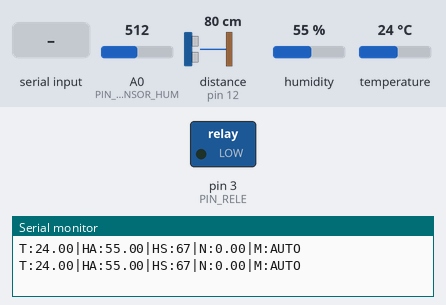
The sketch below on a simulated Arduino Uno, built with avr-gcc and run on an emulated ATmega328P. Parts: switched loads named in the sketch (green lamp = pin HIGH), the last lines printed to the serial monitor. Wiring (inferred from the names in the program): ultrasonic range finder: trigger pin 11; echo pin 12. The inputs (shaded band) are chosen by the test bench; at power-on: A0 (PIN_SENSOR_HUM) = 512, distance to the obstacle (sensor on pin 12) 80 cm, humidity 55 %, temperature 24 °C. The echo pulse lasts 58.3 µs per cm; pins used as bus, display or sensor lines are not drawn.

Above: at 1.2 s.
1.3 s: "R:OFF\n" received over Serial
At 2.9 s:
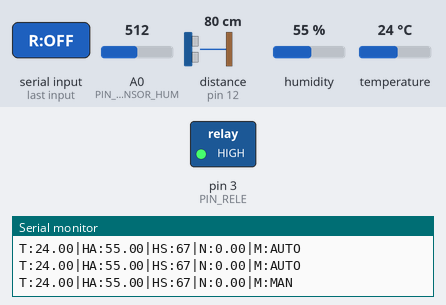
3.5 s: "R:ON\n" received over Serial
At 4.5 s:
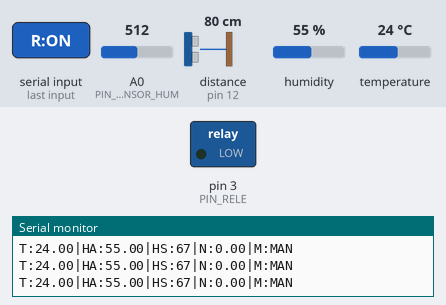
Timing chart, 0 to 6.5 s (numbered marks = the images above; inputs shaded):
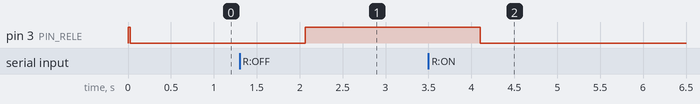

The sketch:

Arduino.ino
```cpp
#include <DHT.h>
#define DHTPIN 9
#define DHTTYPE DHT11
const int PIN_RELE = 3;
const int PIN_SENSOR_HUM = A0;
const int trigPin = 11;
const int echoPin = 12;
const float distVacio = 25.0;
const float distLleno = 15.0;
// VARIABLES DINÁMICAS
int umbralRiego = 70;        // Valor inicial
bool modoAutomatico = true;  // Controla si el Arduino decide solo
DHT dht(DHTPIN, DHTTYPE);
void setup() {
  Serial.begin(9600);
  pinMode(PIN_RELE, OUTPUT);
  pinMode(trigPin, OUTPUT);
  pinMode(echoPin, INPUT);
  digitalWrite(PIN_RELE, HIGH);
  dht.begin();
}
void loop() {
  float tempAire = dht.readTemperature();
  float humAire = dht.readHumidity();
  int lecturaSuelo = analogRead(PIN_SENSOR_HUM);
  int humSuelo = map(lecturaSuelo, 950, 300, 0, 100);
  humSuelo = constrain(humSuelo, 0, 100);
  digitalWrite(trigPin, LOW); delayMicroseconds(2);
  digitalWrite(trigPin, HIGH); delayMicroseconds(10); digitalWrite(trigPin, LOW);
  long duration = pulseIn(echoPin, HIGH);
  float distanciaActual = duration * 0.034 / 2;
  float nivelPorcentaje = constrain((distVacio - distanciaActual) / (distVacio - distLleno) * 100.0, 0, 100);
  // --- ESCUCHA DE COMANDOS (PYTHON -> ARDUINO) ---
  if (Serial.available() > 0) {
    String comando = Serial.readStringUntil('\n');
    comando.trim();
    if (comando == "R:ON") {
      modoAutomatico = false; // Desactivar auto para obedecer manual
      digitalWrite(PIN_RELE, LOW);
    }
    else if (comando == "R:OFF") {
      modoAutomatico = false;
      digitalWrite(PIN_RELE, HIGH);
    }
    else if (comando == "AUTO:ON") {
      modoAutomatico = true; // Volver al control por sensores
    }
    else if (comando.startsWith("U:")) {
      umbralRiego = comando.substring(2).toInt(); // Actualizar umbral desde el slider de Python
    }
  }
  // --- LÓGICA AUTOMÁTICA (REDUNDANTE) ---
  if (modoAutomatico) {
    if (humSuelo < umbralRiego) {
      digitalWrite(PIN_RELE, LOW);
    } else {
      digitalWrite(PIN_RELE, HIGH);
    }
  }
  // --- ENVÍO DE DATOS (ARDUINO -> PYTHON) ---
  Serial.print("T:");  Serial.print(tempAire);
  Serial.print("|HA:"); Serial.print(humAire);
  Serial.print("|HS:"); Serial.print(humSuelo);
  Serial.print("|N:");  Serial.print(nivelPorcentaje);
  Serial.print("|M:");  Serial.println(modoAutomatico ? "AUTO" : "MAN");
  delay(1000);
}
```

Measured:
- after the input at 1.3 s, pin 3 (PIN_RELE): LOW → HIGH after 0.77 s
- after the input at 3.5 s, pin 3 (PIN_RELE): HIGH → LOW after 0.60 s
